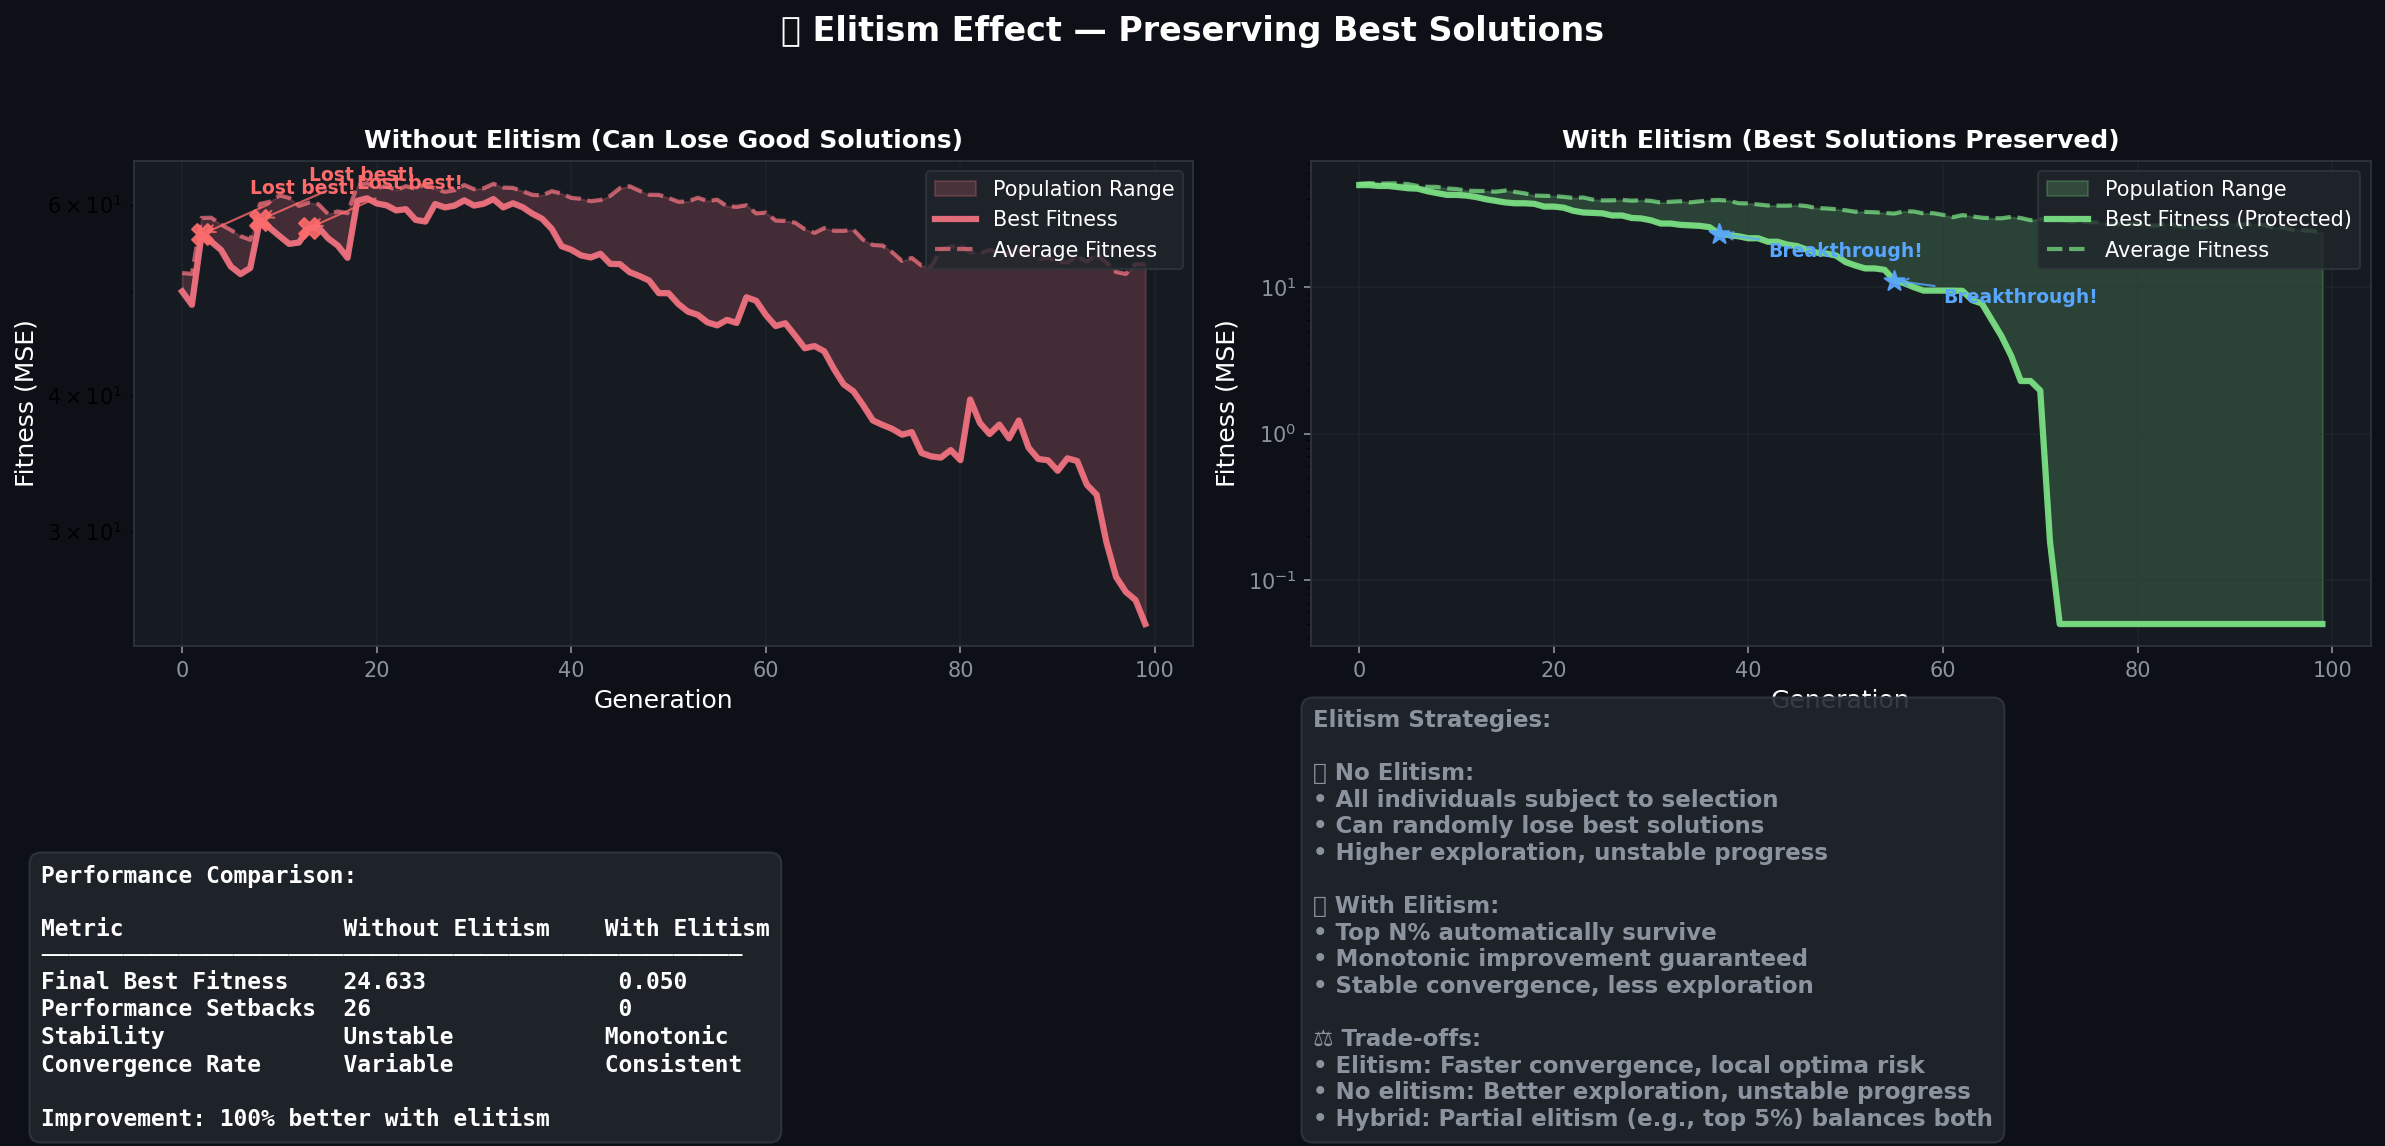

The script that saved this image:
#!/usr/bin/env python3
"""Elitism effect comparison."""

import numpy as np
import matplotlib.pyplot as plt
import os

def create_elitism_effect():
    """Side-by-side comparison of evolution with and without elitism."""
    fig, axes = plt.subplots(1, 2, figsize=(16, 8), facecolor='#0d1117')
    fig.suptitle('⭐ Elitism Effect — Preserving Best Solutions', 
                 color='white', fontsize=16, fontweight='bold', y=0.95)
    
    for ax in axes:
        ax.set_facecolor('#161b22')
        ax.tick_params(colors='#8b949e')
        for spine in ax.spines.values():
            spine.set_color('#30363d')
    
    generations = np.arange(0, 100)
    np.random.seed(42)
    
    # Without elitism - can lose good solutions
    no_elitism_best = []
    no_elitism_avg = []
    current_best = 50.0
    current_avg = 50.0
    
    for gen in generations:
        # Random walk - can get worse!
        best_change = np.random.normal(-0.5, 0.8)  # Generally improving but noisy
        avg_change = np.random.normal(-0.3, 0.6)
        
        # Sometimes lose good solutions (catastrophic failure)
        if np.random.random() < 0.05:  # 5% chance of losing best
            best_change = np.random.uniform(2, 8)  # Major setback
        
        current_best = max(0.1, current_best + best_change)
        current_avg = max(current_best + 2, current_avg + avg_change)
        
        no_elitism_best.append(current_best)
        no_elitism_avg.append(current_avg)
    
    # With elitism - never lose best solutions
    elitism_best = []
    elitism_avg = []
    best_ever = 50.0
    current_avg = 50.0
    
    np.random.seed(42)  # Same random seed for fair comparison
    for gen in generations:
        # Improvement attempts
        best_candidate = best_ever + np.random.normal(-0.5, 0.8)
        avg_change = np.random.normal(-0.3, 0.6)
        
        # Elitism: never get worse than current best
        best_ever = min(best_ever, max(0.05, best_candidate))
        current_avg = max(best_ever + 1, current_avg + avg_change)
        
        elitism_best.append(best_ever)
        elitism_avg.append(current_avg)
    
    # Plot without elitism
    ax = axes[0]
    ax.set_title('Without Elitism (Can Lose Good Solutions)', 
                 color='white', fontsize=12, fontweight='bold')
    
    # Fill between best and average
    ax.fill_between(generations, no_elitism_best, no_elitism_avg, 
                   color='#f97583', alpha=0.2, label='Population Range')
    
    # Plot lines
    ax.plot(generations, no_elitism_best, color='#f97583', linewidth=3, 
           label='Best Fitness', alpha=0.9)
    ax.plot(generations, no_elitism_avg, color='#f97583', linewidth=2, 
           linestyle='--', alpha=0.7, label='Average Fitness')
    
    # Highlight catastrophic failures
    failures = []
    for i in range(1, len(no_elitism_best)):
        if no_elitism_best[i] > no_elitism_best[i-1] + 1:  # Significant worsening
            failures.append(i)
    
    for failure in failures[:3]:  # Highlight first 3 failures
        ax.scatter(failure, no_elitism_best[failure], color='#ff6b6b', 
                  s=100, marker='X', zorder=5, alpha=0.9)
        ax.annotate('Lost best!', xy=(failure, no_elitism_best[failure]), 
                   xytext=(failure+5, no_elitism_best[failure]+5),
                   color='#ff6b6b', fontsize=9, fontweight='bold',
                   arrowprops=dict(arrowstyle='->', color='#ff6b6b', alpha=0.8))
    
    ax.set_xlabel('Generation', color='white', fontsize=12)
    ax.set_ylabel('Fitness (MSE)', color='white', fontsize=12)
    ax.set_yscale('log')
    ax.grid(True, alpha=0.3, color='#30363d')
    ax.legend(loc='upper right', facecolor='#21262d', edgecolor='#30363d', 
              labelcolor='white', fontsize=10)
    
    # Plot with elitism
    ax = axes[1]
    ax.set_title('With Elitism (Best Solutions Preserved)', 
                 color='white', fontsize=12, fontweight='bold')
    
    # Fill between best and average
    ax.fill_between(generations, elitism_best, elitism_avg, 
                   color='#7ee787', alpha=0.2, label='Population Range')
    
    # Plot lines
    ax.plot(generations, elitism_best, color='#7ee787', linewidth=3, 
           label='Best Fitness (Protected)', alpha=0.9)
    ax.plot(generations, elitism_avg, color='#7ee787', linewidth=2, 
           linestyle='--', alpha=0.7, label='Average Fitness')
    
    # Highlight steady improvements
    improvements = []
    for i in range(1, len(elitism_best)):
        if elitism_best[i-1] - elitism_best[i] > 2:  # Significant improvement
            improvements.append(i)
    
    for improvement in improvements[:3]:  # Highlight first 3 major improvements
        ax.scatter(improvement, elitism_best[improvement], color='#58a6ff', 
                  s=100, marker='*', zorder=5, alpha=0.9)
        ax.annotate('Breakthrough!', xy=(improvement, elitism_best[improvement]), 
                   xytext=(improvement+5, elitism_best[improvement]*0.7),
                   color='#58a6ff', fontsize=9, fontweight='bold',
                   arrowprops=dict(arrowstyle='->', color='#58a6ff', alpha=0.8))
    
    ax.set_xlabel('Generation', color='white', fontsize=12)
    ax.set_ylabel('Fitness (MSE)', color='white', fontsize=12)
    ax.set_yscale('log')
    ax.grid(True, alpha=0.3, color='#30363d')
    ax.legend(loc='upper right', facecolor='#21262d', edgecolor='#30363d', 
              labelcolor='white', fontsize=10)
    
    # Performance comparison
    final_no_elitism = no_elitism_best[-1]
    final_elitism = elitism_best[-1]
    
    # Count setbacks
    setbacks_no_elitism = sum(1 for i in range(1, len(no_elitism_best)) 
                             if no_elitism_best[i] > no_elitism_best[i-1])
    setbacks_elitism = sum(1 for i in range(1, len(elitism_best)) 
                          if elitism_best[i] > elitism_best[i-1])
    
    comparison_text = f'''Performance Comparison:

Metric                Without Elitism    With Elitism
───────────────────────────────────────────────────
Final Best Fitness    {final_no_elitism:.3f}              {final_elitism:.3f}
Performance Setbacks  {setbacks_no_elitism}                  {setbacks_elitism}
Stability             Unstable           Monotonic
Convergence Rate      Variable           Consistent

Improvement: {((final_no_elitism - final_elitism)/final_no_elitism)*100:.0f}% better with elitism'''
    
    fig.text(0.02, 0.02, comparison_text, fontsize=11, color='white', 
             fontweight='bold', va='bottom', fontfamily='monospace',
             bbox=dict(boxstyle='round,pad=0.5', facecolor='#21262d', 
                      edgecolor='#30363d', alpha=0.9))
    
    # Elitism strategy explanation
    strategy_text = '''Elitism Strategies:

🔴 No Elitism:
• All individuals subject to selection
• Can randomly lose best solutions
• Higher exploration, unstable progress

🟢 With Elitism:
• Top N% automatically survive
• Monotonic improvement guaranteed
• Stable convergence, less exploration

⚖️ Trade-offs:
• Elitism: Faster convergence, local optima risk
• No elitism: Better exploration, unstable progress
• Hybrid: Partial elitism (e.g., top 5%) balances both'''
    
    fig.text(0.55, 0.02, strategy_text, fontsize=11, color='#8b949e', 
             fontweight='bold', va='bottom',
             bbox=dict(boxstyle='round,pad=0.5', facecolor='#21262d', 
                      edgecolor='#30363d', alpha=0.9))
    
    plt.tight_layout(rect=[0, 0.35, 1, 0.92])
    out = os.path.expanduser('~/.openclaw/workspace/genlang/examples/elitism_effect.png')
    plt.savefig(out, dpi=150, facecolor='#0d1117', bbox_inches='tight')
    plt.close()
    print(f"Saved: {out}")
    return out

if __name__ == '__main__':
    create_elitism_effect()